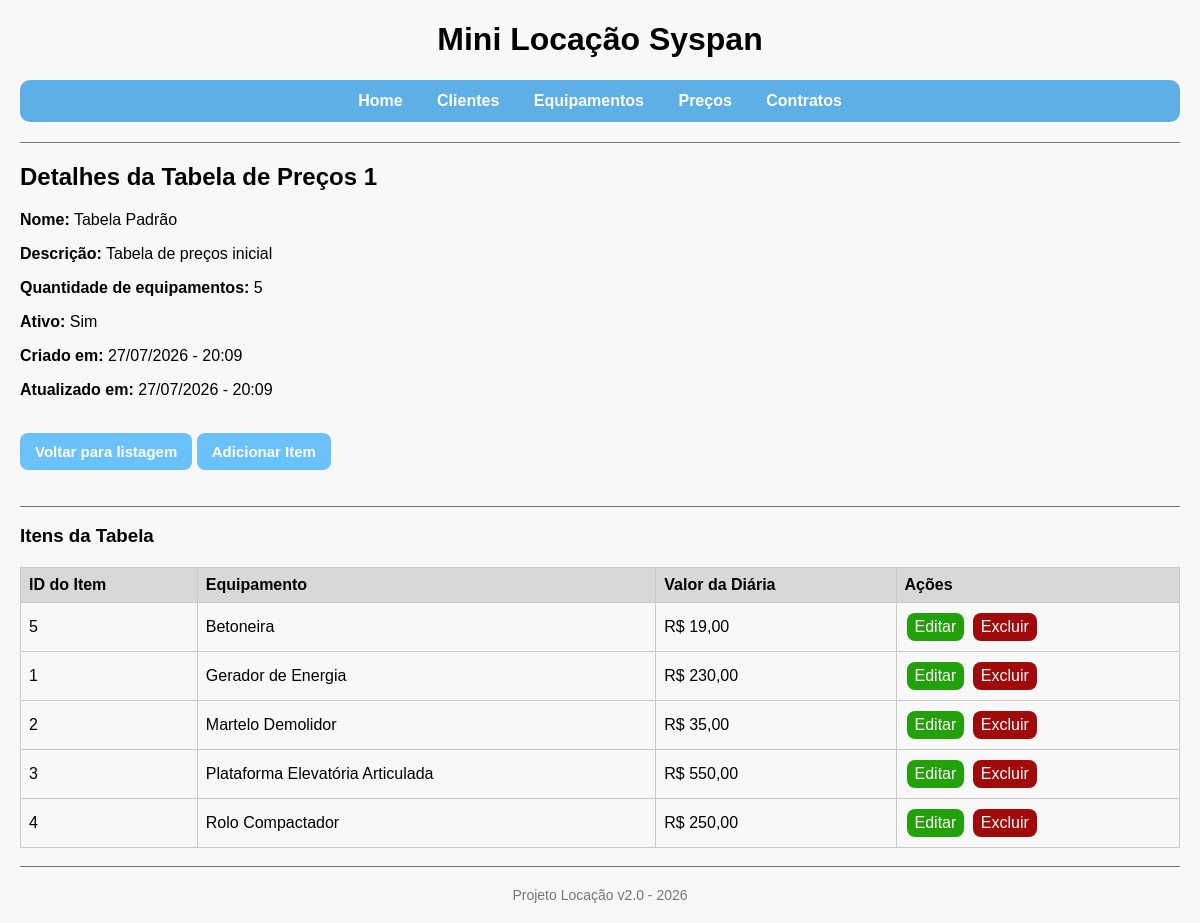
The page /projeto-locacao/precos/ver.php?id=1 on the database its author committed.
### tables this page shows
CREATE TABLE IF NOT EXISTS precos (
 id INT AUTO_INCREMENT PRIMARY KEY,
 nome VARCHAR(100) NOT NULL,
 descricao VARCHAR(255) NULL,
 ativo TINYINT(1) NOT NULL DEFAULT 1,
 created_at DATETIME NOT NULL DEFAULT CURRENT_TIMESTAMP
);

CREATE TABLE IF NOT EXISTS preco_itens (
 id INT AUTO_INCREMENT PRIMARY KEY,
 id_preco INT NOT NULL,
 id_equipamento INT NOT NULL,
 valor_diaria DECIMAL(10,2) NOT NULL,
 CONSTRAINT fk_preco
 FOREIGN KEY (id_preco) REFERENCES precos(id),
 CONSTRAINT fk_preco_equipamento
 FOREIGN KEY (id_equipamento) REFERENCES equipamentos(id)
);

CREATE TABLE IF NOT EXISTS equipamentos (
 id INT AUTO_INCREMENT PRIMARY KEY,
 descricao VARCHAR(120) NOT NULL,
 diaria DECIMAL(10,2) NOT NULL,
 ativo TINYINT(1) NOT NULL DEFAULT 1,
 created_at DATETIME NOT NULL DEFAULT CURRENT_TIMESTAMP
);

### projeto-locacao/helpers.php (called while the page is built, shortened)
<?php
    function e(string $value): string {
        return htmlspecialchars($value, ENT_QUOTES | ENT_SUBSTITUTE, 'UTF-8');
    }
?>

### projeto-locacao/precos/ver.php (the view, shortened to what this page needs)
<?php
    require_once '../conexao.php';
    require_once '../helpers.php';
    $id = obterId();
    $sql = 'SELECT id, nome, descricao, ativo, created_at, updated_at FROM precos WHERE id = :id';
    $consulta = $pdo->prepare($sql);
    $consulta->execute([':id' => $id]);
    $preco = $consulta->fetch();
    $sqlItens = 'SELECT preco_itens.id, equipamentos.descricao AS equipamento, preco_itens.valor_diaria FROM preco_itens
                INNER JOIN equipamentos ON preco_itens.id_equipamento = equipamentos.id
                WHERE preco_itens.id_preco = :id
                ORDER BY equipamentos.descricao ASC';
    $consultaItens = $pdo->prepare($sqlItens);
    $consultaItens->execute([':id' => $id]);
    $precoItens = $consultaItens->fetchAll();
    $qtd_equipamentos = count($precoItens);
    require_once '../layout/header.php';
?>
<h2>Detalhes da Tabela de Preços <?= $preco['id'] ?></h2>
<div>
    <p><strong>Nome:</strong> <?= e($preco["nome"]) ?></p>
    <p><strong>Descrição:</strong> <?= e($preco["descricao"]) ?></p>
    <p><strong>Quantidade de equipamentos:</strong> <?= e($qtd_equipamentos) ?></p>
    <p><strong>Ativo:</strong> <?= e($preco["ativo"] ? 'Sim' : 'Não' ) ?> </p>
    <p><strong>Criado em:</strong> <?= date('d/m/Y - H:i', strtotime($preco["created_at"])) ?></p>
    <p><strong>Atualizado em:</strong> <?= !empty($preco["updated_at"]) ? date('d/m/Y - H:i', strtotime($preco["updated_at"])) : '-' ?></p>
</div>
<br><a class="links" href="listar.php">Voltar para listagem</a>
<a class="links" href="adicionar_item.php?id=<?= (int)$preco['id'] ?>">Adicionar Item</a><br><br><hr>
<h3>Itens da Tabela</h3>
<?php if(!empty($precoItens)): ?>
    <table>
        <tr>
            <th>ID do Item</th>
            <th>Equipamento</th>
            <th>Valor da Diária</th>
            <th>Ações</th>
        </tr>
        <?php foreach($precoItens as $row): ?>
            <tr>
                <td><?= (int)$row["id"] ?></td>
                <td><?= e($row["equipamento"]) ?></td>
                <td>R$ <?= number_format($row["valor_diaria"], 2, ',', '.') ?></td>
                <td>
                    <a class="botao-editar" href="editar_item.php?id=<?= (int)$row["id"] ?>">Editar</a>
                    <a class="botao-excluir" href="excluir_item.php?id=<?= (int)$row["id"] ?>">Excluir</a>
                </td>
            </tr>
        <?php endforeach; ?>
    </table>
<?php else: ?>
    <p>Nenhum equipamento foi registrado para esta tabela de preços ainda.</p>
<?php endif; ?>
<?php require_once '../layout/footer.php'; ?>

### projeto-locacao/assets/css/style.css (style rules this page uses)
body { font-family: "Gill Sans Extrabold", Helvetica, sans-serif; background: #f8f8f8; margin: 20px; }
hr { margin-top: 18px; border: 0; border-top: 1px solid #767676; }
table { width: 100%; border-collapse: collapse; margin-top: 20px; overflow: hidden; border: 1px solid #c9c9c9; }
th, td { padding: 8px; text-align: left; border: 1px solid #c9c9c9; }
th { background: #d8d8d9; }
td a { padding: 5px 8px; border-radius: 8px; text-decoration: none; display: inline-block; margin: 2px; }
.botao-editar { background: #23a10a; color: white; }
.botao-excluir { background: #a10a0a; color: white; }
.links { padding: 10px 15px; border-radius: 8px; text-decoration: none; background-color: #6bc1fa; color: white; font-size: 15px; font-weight: bold; display: inline-block; }

### rows shown on the page
precos: id "1", nome "Tabela Padrão", descricao "Tabela de preços inicial", ativo "Sim", created_at "27/07/2026 - 20:09", updated_at "27/07/2026 - 20:09"
preco_itens: id "5", id_equipamento.descricao "Betoneira", valor_diaria "19,00"
preco_itens: id "1", id_equipamento.descricao "Gerador de Energia", valor_diaria "230,00"
preco_itens: id "2", id_equipamento.descricao "Martelo Demolidor", valor_diaria "35,00"
preco_itens: id "3", id_equipamento.descricao "Plataforma Elevatória Articulada", valor_diaria "550,00"
preco_itens: id "4", id_equipamento.descricao "Rolo Compactador", valor_diaria "250,00"

### other values the page prints
$qtd_equipamentos "5"
